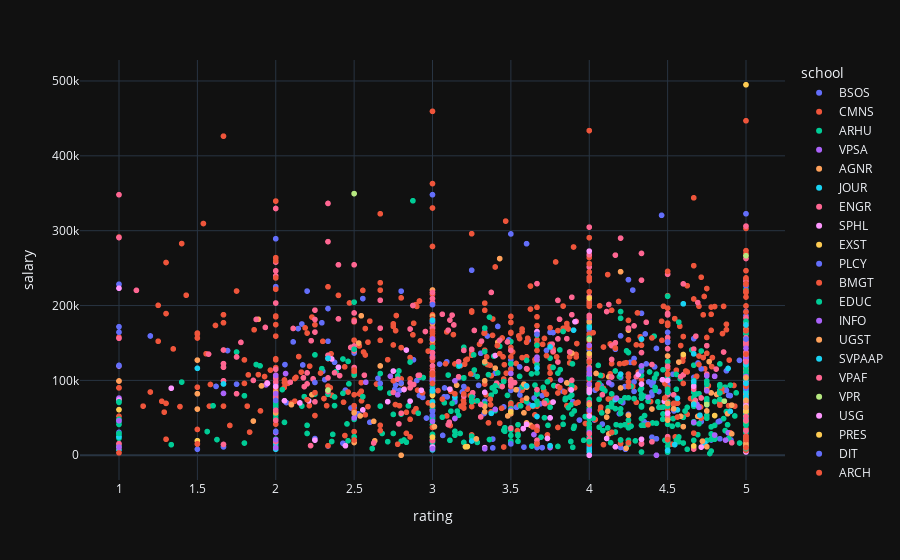

The code cell stored with this chart in its notebook:
### Code cell
# TODO: Fix lmao
merged_df.groupby("name", as_index=False).agg(
    {
        "school": "first",
        "salary": "first",
        "year": "first",
        "num_reviews": "sum",
        "rating": "mean",
        "name": "first"
    }
).plot(kind="scatter", x="rating", y="salary", color="school", hover_data=["name"])

### Figure 1 — Plotly figure (JSON) as saved in the notebook; plotly's stock layout.template omitted (floating-point values rounded to 4 significant figures; data arrays with more than 128 entries replaced by an {"elided": "..."} marker saying what was removed)
{"data": [{"customdata": {"elided": "233x1 str values"}, "hovertemplate": "school=BSOS<br>rating=%{x}<br>salary=%{y}<br>name=%{customdata[0]}<extra></extra>", "legendgroup": "BSOS", "marker": {"color": "#636efa", "symbol": "circle"}, "mode": "markers", "name": "BSOS", "showlegend": true, "type": "scattergl", "x": {"elided": "233 float values"}, "xaxis": "x", "y": {"elided": "233 float values"}, "yaxis": "y"}, {"customdata": {"elided": "422x1 str values"}, "hovertemplate": "school=CMNS<br>rating=%{x}<br>salary=%{y}<br>name=%{customdata[0]}<extra></extra>", "legendgroup": "CMNS", "marker": {"color": "#EF553B", "symbol": "circle"}, "mode": "markers", "name": "CMNS", "showlegend": true, "type": "scattergl", "x": {"elided": "422 float values"}, "xaxis": "x", "y": {"elided": "422 float values"}, "yaxis": "y"}, {"customdata": {"elided": "448x1 str values"}, "hovertemplate": "school=ARHU<br>rating=%{x}<br>salary=%{y}<br>name=%{customdata[0]}<extra></extra>", "legendgroup": "ARHU", "marker": {"color": "#00cc96", "symbol": "circle"}, "mode": "markers", "name": "ARHU", "showlegend": true, "type": "scattergl", "x": {"elided": "448 float values"}, "xaxis": "x", "y": {"elided": "448 float values"}, "yaxis": "y"}, {"customdata": [["Aaron Hood"], ["Allynn C Powell"], ["Benjamin Jose Beltran"], ["Brandon C. Dula"], ["Christopher Carter"], ["Christopher Watson"], ["Daniel Hilaire"], ["Danielle Pafe"], ["Danielle Walker"], ["Devon Jackson"], ["Donald Tyler"], ["Erica Ely"], ["James E. Bond"], ["Joann Prosser"], ["Jose C Aranda"], ["Kevin Kenneally"], ["Lorae V. Bonamy-Lohve"], ["Maria O. Rodriguez"], ["Marion Washington"], ["Mary Mires"], ["Patricia Volcy"], ["Penny Jacobs"], ["Roy Thomason"], ["William Watson"]], "hovertemplate": "school=VPSA<br>rating=%{x}<br>salary=%{y}<br>name=%{customdata[0]}<extra></extra>", "legendgroup": "VPSA", "marker": {"color": "#ab63fa", "symbol": "circle"}, "mode": "markers", "name": "VPSA", "showlegend": true, "type": "scattergl", "x": [5, 5, 5, 5, 2.5, 3.143, 4, 4.7, 3.5, 1, 5, 5, 1, 3, 3, 5, 4, 2, 3.647, 5, 3.667, 1.938, 5, 4.429], "xaxis": "x", "y": [52000, 108100.0, 55470.0, 86540.0, 49949, 49130.0, 30420.0, 63980.0, 60000, 46180.0, 71030.0, 81600, 76350.0, 80150.0, 45300.0, 56560, 60040.0, 30420.0, 27660.0, 63570.0, 36510.0, 94020.0, 110700.0, 10.77], "yaxis": "y"}, {"customdata": [["Abani K Pradhan"], ["Amro Hassanein"], ["Amy L. Fisher"], ["Andrea Rice"], ["Angela Black"], ["Anna Alberini"], ["Anthony C. Pagnotti"], ["Becky Epanchin-Niell"], ["Bhanu Telugu"], ["Bruce R. James"], ["Burkhard Schulz"], ["Candace Pritchard"], ["Caroline R. Boules"], ["Catherine Sorenson"], ["Chelsea G Mays-Williams"], ["Christopher D. Ellis"], ["Christopher S. Walsh"], ["David Gormong"], ["David R. Tilley"], ["Deni Ruggeri"], ["Dennis R. Nola"], ["Diana Cochran"], ["Diana N. Obanda"], ["Edward F Orlando"], ["Edward J. Priola"], ["Eni Baballari"], ["Eric M Dunning"], ["Erik Lichtenberg"], ["Gary D. Coleman"], ["Gregory Schnaar"], ["Hee-Jung Song"], ["Howard D. Leathers"], ["Iqbal Hamza"], ["Jack Sullivan"], ["James Archsmith"], ["James Barey"], ["James C. Hanson"], ["James MacDonald"], ["Jennifer Gunnulfsen"], ["Jennifer M. Mullinax"], ["Jianhua Zhu"], ["Jinhee Kim"], ["JoEllen M. Barnhart"], ["Joanna B. Goger"], ["Joon Lee"], ["Jorge G. Holzer Bilbao"], ["Joshua Linn"], ["Kartik Misra"], ["Kasey M Moyes"], ["Kate Tully"], ["Kelley Ann Oklesson"], ["Kelsey Brooks"], ["Kenneth B. Ingram"], ["Kenneth L. Leonard"], ["Lance T. Yonkos"], ["Lars J. Olson"], ["Lea R Johnson"], ["Lori A Sefton"], ["Lori Lynch"], ["Magdalene N. Ngeve"], ["Margaret Udahogora"], ["Mark J. Carroll"], ["Mary Zaki"], ["Megan McLean"], ["Michael S. Kearney"], ["Mitchell Adam Pavao-Zuckerman"], ["Monica VanKlompenberg"], ["Monica Whent"], ["Nadine R. Sahyoun"], ["Neslihan Uler"], ["Nina Latassa"], ["Nishanth E Sunny"], ["Patrick C. Kangas"], ["Paul Goeringer"], ["Paul Leisnham"], ["Qin Wang"], ["Raymond R. Weil"], ["Richard A. Kohn"], ["Robert G. Chambers"], ["Robert L. Buchanan"], ["Robert M Ballenger"], ["Robert R. Peters"], ["Shaik Rahaman"], ["Shirley Ann Micallef"], ["Snaebjorn Gunnsteinsson"], ["Stephanie A Yarwood"], ["Steven Jaffee"], ["Tom E. Porter"], ["William Ray Stricklin"], ["Zhengguo Xiao"]], "hovertemplate": "school=AGNR<br>rating=%{x}<br>salary=%{y}<br>name=%{customdata[0]}<extra></extra>", "legendgroup": "AGNR", "marker": {"color": "#FFA15A", "symbol": "circle"}, "mode": "markers", "name": "AGNR", "showlegend": true, "type": "scattergl", "x": [3.4, 3.25, 5, 3.6, 4.667, 1.889, 5, 4.25, 5, 4.765, 2, 5, 3.6, 3.625, 4.111, 3.857, 4.571, 2.538, 3, 5, 4.125, 2, 1, 4, 4.4, 2.5, 4.692, 3, 1, 4.125, 4.043, 3.583, 3.417, 3.6, 3.889, 4.6, 3.429, 5, 3.5, 3, 4.75, 3, 4.882, 4.812, 5, 5, 4, 2.632, 3.154, 5, 5, 4.118, 5, 2.529, 4.778, 2.545, 1.5, 3.48, 3, 3.583, 2.231, 3.5, 2.667, 2.625, 1.909, 5, 2.1, 3.333, 3.667, 4.5, 4.75, 2.8, 3, 5, 4.2, 3, 5, 4, 4.2, 3, 4.583, 3, 2, 3.333, 1.5, 5, 2.5, 3, 3.333, 4], "xaxis": "x", "y": [116400.0, 78520.0, 56580.0, 43260, 90980.0, 181600.0, 58680.0, 167100.0, 120300.0, 125000.0, 76380.0, 45900, 76140.0, 40060.0, 51000, 96710.0, 124500.0, 52520, 100900.0, 90000, 104900.0, 84370.0, 90090.0, 92610.0, 61790.0, 56661, 52020, 176600.0, 99250.0, 28560, 109300.0, 94980.0, 151100.0, 90950.0, 136500.0, 38240.0, 262700.0, 168300, 55550, 99060.0, 87200.0, 155000.0, 55470.0, 81260.0, 73440, 116700.0, 178100.0, 19280.0, 93654, 98020.0, 9180, 58740.0, 84010.0, 149900.0, 83300.0, 186300.0, 82150.0, 52520, 153600.0, 56661, 80880.0, 100900.0, 119300.0, 45320.0, 92700.0, 92510.0, 67560.0, 65260.0, 127500.0, 132600, 59190.0, 95720.0, 101900.0, 113400.0, 89880.0, 105200.0, 130800.0, 132100.0, 245190, 220757, 52020, 111600.0, 84160.0, 99480.0, 127100.0, 114500.0, 17000, 185700.0, 124900.0, 110700.0], "yaxis": "y"}, {"customdata": [["Abbie Bennett"], ["Alison Burns"], ["Anne Rose"], ["Barbara Barrett"], ["Bethany Swain"], ["Cassandra L. Clayton"], ["Chartese Burnett"], ["Christine D. Harvey"], ["Cindy Wright"], ["Constance J Ford"], ["Deborah J. Nelson"], ["Derek P Willis"], ["Diana L. Huffman"], ["Edward Alwood"], ["Gagan Nirula"], ["Ira H. Chinoy"], ["Janet M Terry"], ["Jerry Zremski"], ["Jon Soucy"], ["Joshua Davidsburg"], ["Kalyani Chadha"], ["Kevin Klose"], ["Krishnan Vasudevan"], ["Manny Fantis"], ["Mark Feldstein"], ["Mark Hyman"], ["Merrilee Cox"], ["Michael Mirny"], ["Renee Poussaint"], ["Robert Ruby"], ["Ronald A. Yaros"], ["Sandra A. Banisky"], ["Susan D. Moeller"], ["Timothy Jacobsen"], ["William Beecher"]], "hovertemplate": "school=JOUR<br>rating=%{x}<br>salary=%{y}<br>name=%{customdata[0]}<extra></extra>", "legendgroup": "JOUR", "marker": {"color": "#19d3f3", "symbol": "circle"}, "mode": "markers", "name": "JOUR", "showlegend": true, "type": "scattergl", "x": [5, 4.562, 3.667, 1, 3.143, 3.6, 4.5, 5, 1, 1.5, 3.667, 5, 4.167, 4.737, 5, 4.886, 2, 5, 3, 3, 5, 4.6, 5, 4, 3.9, 3, 4.545, 5, 2, 4, 4.2, 5, 3.172, 4.5, 3.25], "xaxis": "x", "y": [8242.0, 60600, 51780.0, 7079.0, 77430.0, 92630.0, 6623.0, 120000.0, 24670.0, 116200.0, 116600.0, 90900, 74400.0, 16160, 8242.0, 116000.0, 8080, 8080, 7221.0, 70700.0, 84030.0, 202300.0, 88000, 4536.0, 167100.0, 178500, 14160.0, 8000, 16160, 8324.0, 108400.0, 124700.0, 119900.0, 6623.0, 19050.0], "yaxis": "y"}, {"customdata": {"elided": "242x1 str values"}, "hovertemplate": "school=ENGR<br>rating=%{x}<br>salary=%{y}<br>name=%{customdata[0]}<extra></extra>", "legendgroup": "ENGR", "marker": {"color": "#FF6692", "symbol": "circle"}, "mode": "markers", "name": "ENGR", "showlegend": true, "type": "scattergl", "x": {"elided": "242 float values"}, "xaxis": "x", "y": {"elided": "242 float values"}, "yaxis": "y"}, {"customdata": [["Adam Beissel"], ["Allison Bayley"], ["Amelia Arria"], ["Amir Sapkota"], ["Amy A Morgan"], ["Andrea B Romeo"], ["Andrew Ginsberg"], ["Azieb W Kidanu"], ["Barbara Ann Curbow"], ["Ben F. Hurley"], ["Bradley O. Boekeloo"], ["Catherine Maybury"], ["Colleen M. Farmer"], ["Damion L Thomas"], ["Debra Bernat"], ["Dennis F. Vacante"], ["Dina Borzekowski"], ["Donna E Howard"], ["Edmond Shenassa"], ["Elise M Resnick"], ["Eric Boyle"], ["Ghaffar Ali Hurtado Choque"], ["Graciela Jaschek"], ["Jacqueline Wallen"], ["James M. Hagberg"], ["Jay D. Goldstein"], ["Jeffrey Beans"], ["Jennie A Phillips"], ["Jessica N. Fish"], ["Jie Chen"], ["Jo B. Zimmerman"], ["Joanne C. Klossner"], ["Kenneth H. Beck"], ["Kenneth W. Klotz"], ["Kerry M. Green"], ["Kerry W. Tripp"], ["Lauren Messina"], ["Lindsey Winter"], ["M Mokhtari"], ["M Sue Reynolds"], ["Manouchehr Mokhtari"], ["Marc A. Rogers"], ["Mariya Fox-Rabinovich"], ["Marvin W. Scott"], ["Mia A Smith-Bynum"], ["Michael Friedman"], ["Muhiuddin Haider"], ["Natalie Bea Slopen"], ["Patricia Lynn Fanflik"], ["Raul Cruz-Cano"], ["Robert S. Gold"], ["Robyn S. Zeiger"], ["Rodolphe J. Gentili"], ["Sacoby Wilson"], ["Sara L Bazaco"], ["Sarah Glancy"], ["Seppo E. Iso-Ahola"], ["Sharon E. Barrett"], ["Sharon M. Desmond"], ["Stephen Nkansah Amankra"], ["Stephen R. McDaniel"], ["Steven J. Prior"], ["Sylvette Antonia La Touche-Howard"], ["Tanner Kilpatrick"], ["Tim Kiemel"], ["Tracy Kennedy"], ["Xin He"], ["Zahra Saboori"]], "hovertemplate": "school=SPHL<br>rating=%{x}<br>salary=%{y}<br>name=%{customdata[0]}<extra></extra>", "legendgroup": "SPHL", "marker": {"color": "#FF97FF", "symbol": "circle"}, "mode": "markers", "name": "SPHL", "showlegend": true, "type": "scattergl", "x": [4.5, 3.75, 2.4, 2.357, 5, 4.667, 5, 4, 1, 1, 2.833, 4, 5, 3.769, 4, 5, 3.4, 3.885, 1.947, 4.333, 3.333, 4, 2, 2.857, 3.909, 2.556, 2.444, 3.6, 4.667, 3.667, 3.111, 5, 2.75, 5, 4, 3.733, 5, 5, 4.479, 5, 4.467, 2.056, 3, 2.154, 4.312, 2.25, 2.714, 4, 4.714, 3.333, 4, 4.111, 4.8, 1.333, 4.167, 5, 4.333, 3, 2.929, 1, 2.211, 4.5, 2.818, 5, 3.579, 4.5, 5, 3], "xaxis": "x", "y": [56260.0, 49880, 117606, 128600.0, 89760, 69320.0, 66300, 87020.0, 223100.0, 73820.0, 140500.0, 52470.0, 127800.0, 71100.0, 106400, 21930.0, 133200.0, 87210.0, 96070.0, 21330.0, 10200, 103600.0, 91800, 72330.0, 178400.0, 60600, 12730.0, 41280.0, 92240.0, 165200.0, 88340.0, 66759, 112500.0, 11810.0, 84120.0, 22440, 4392.0, 61850.0, 71980.0, 55470.0, 100900.0, 72840.0, 10300, 69880.0, 107900.0, 20200.0, 71560.0, 88179, 10880.0, 83990.0, 272700.0, 22440, 105486, 89570.0, 11276, 97900.0, 95070.0, 11000, 86860.0, 119180, 72690.0, 100100.0, 87810.0, 92960.0, 35620.0, 69360.0, 125800.0, 60600], "yaxis": "y"}, {"customdata": [["Alan Anderson"], ["Hilary L. Sazama"], ["Howard M Fribush"], ["Jamie L Fry"], ["Jamie Stednitz"], ["Lenaya Stewart"], ["Michael C Bazaco"], ["Prem Saggar"], ["Priscilla Joy Novak"], ["Sandra L. Saperstein"], ["Sandra May Fox-Moon"], ["Sherrie Lee Tennessee"]], "hovertemplate": "school=EXST<br>rating=%{x}<br>salary=%{y}<br>name=%{customdata[0]}<extra></extra>", "legendgroup": "EXST", "marker": {"color": "#FECB52", "symbol": "circle"}, "mode": "markers", "name": "EXST", "showlegend": true, "type": "scattergl", "x": [3.211, 5, 3.222, 5, 5, 3, 4.667, 3, 1.5, 4.75, 5, 1], "xaxis": "x", "y": [11220, 79340.0, 11560.0, 53500, 83720.0, 79980.0, 12400, 24240, 19360.0, 70230.0, 11560.0, 10200], "yaxis": "y"}, {"customdata": [["Alana C. Hackshaw"], ["Alec Worsnop"], ["Angela Bies"], ["Anne R. Kaiser"], ["Brian David A Mussington"], ["Chloe Schwenke"], ["Claire Dunning"], ["David A. Crocker"], ["Donald F. Kettl"], ["Ebonie Johnson Cooper"], ["Jennifer Nash Littlefield"], ["Joannie Tremblay-Boire"], ["Juan Pablo Martinez Guzman"], ["M Apolonia Calderon"], ["Mathew Feehan"], ["Megan Campbell"], ["Michael D. Busse"], ["Nathan E Hultman"], ["Nina P. Harris"], ["Phillip L. Swagel"], ["Rexanah P. Wyse Morrissette"], ["Sara Z Kutchesfahani"], ["Shanna\nHelena Pearson-Merkowitz"], ["Susannah L Washburn"], ["Thomas C. Hilde"], ["Toby Egan"]], "hovertemplate": "school=PLCY<br>rating=%{x}<br>salary=%{y}<br>name=%{customdata[0]}<extra></extra>", "legendgroup": "PLCY", "marker": {"color": "#636efa", "symbol": "circle"}, "mode": "markers", "name": "PLCY", "showlegend": true, "type": "scattergl", "x": [3.545, 5, 4.5, 3.667, 3, 5, 4.714, 3.556, 4, 1, 3.2, 2.333, 2, 2.667, 5, 5, 3, 2.111, 4.5, 5, 3.5, 2, 1, 4.875, 4.333, 4.694], "xaxis": "x", "y": [87567, 95940.0, 151300.0, 161600, 178500, 16810.0, 115400.0, 118000.0, 237100.0, 30600, 91800, 129500.0, 73200.0, 95980.0, 15300, 94830.0, 53560.0, 151400.0, 164200.0, 226200.0, 15150, 31990.0, 171700, 86700, 112600.0, 123200.0], "yaxis": "y"}, {"customdata": {"elided": "141x1 str values"}, "hovertemplate": "school=BMGT<br>rating=%{x}<br>salary=%{y}<br>name=%{customdata[0]}<extra></extra>", "legendgroup": "BMGT", "marker": {"color": "#EF553B", "symbol": "circle"}, "mode": "markers", "name": "BMGT", "showlegend": true, "type": "scattergl", "x": {"elided": "141 float values"}, "xaxis": "x", "y": {"elided": "141 float values"}, "yaxis": "y"}, {"customdata": [["Alberto F. Cabrera"], ["Alexa Romberg"], ["Allan L. Wigfield"], ["Amy D D'Agati"], ["Carolina Napp-Avelli"], ["Christina M. Edmonds"], ["Daniela Wagner-Loera"], ["David Weintrop"], ["Deanna R. Collins"], ["Denis F. Sullivan"], ["Dennis R. Herschbach"], ["Doug Lombardi"], ["Elisa L. Klein"], ["Elizabeth Anne Robertson-Tchabo"], ["Frances L. Kohl"], ["Francine Marchese"], ["Gregory R. Hancock"], ["Gulnoza Yakubova"], ["Heather A. Mehrtens"], ["Jaclyn Klueger Stief"], ["Jason C Chow"], ["Jeff MacSwan"], ["Jennie H. Lee-Kim"], ["Jessica Diaz McKechnie"], ["Jing Lin"], ["Joan Lieber"], ["Joseph L. McCaleb"], ["Leslie Page-Voth"], ["Lisa Eaker"], ["Marilena Draganescu"], ["Min Wang"], ["Natasha J. Cabrera"], ["Nathan A. Fox"], ["Patricia A. Alexander"], ["Peter E. Leone"], ["Renee L Garraway"], ["Robert F. Marcus"], ["Sandra Rose"], ["Stacey C. Williams"], ["Tori Page-Voth"], ["Wayne H Slater"], ["Yang Liu"], ["Yewon Lee"]], "hovertemplate": "school=EDUC<br>rating=%{x}<br>salary=%{y}<br>name=%{customdata[0]}<extra></extra>", "legendgroup": "EDUC", "marker": {"color": "#00cc96", "symbol": "circle"}, "mode": "markers", "name": "EDUC", "showlegend": true, "type": "scattergl", "x": [2.5, 1, 5, 5, 3.75, 4, 4.667, 5, 3, 4.833, 3.267, 5, 3.2, 3.846, 4.333, 5, 3.333, 5, 5, 5, 5, 3.333, 4.75, 5, 3.4, 5, 4.143, 5, 4.167, 5, 3.25, 4, 2.875, 4.571, 3.769, 3, 4.5, 4.769, 5, 4, 4.833, 5, 3.286], "xaxis": "x", "y": [141600.0, 71400, 179000.0, 103600.0, 64120.0, 18180, 44830.0, 86700, 8702.0, 83090.0, 113900.0, 118473, 103500.0, 74130.0, 118000.0, 9000, 169900.0, 75000, 46920, 9090, 108700.0, 138500.0, 72720, 78830.0, 92890.0, 113500.0, 82040.0, 101000.0, 62260.0, 44010.0, 77520.0, 156600.0, 340000.0, 177800.0, 117300.0, 63750, 84270.0, 2345, 54650.0, 103000.0, 92200.0, 80000, 72720], "yaxis": "y"}, {"customdata": [["Alex Leitch"], ["Amanda Lazar"], ["Andrea Wiggins"], ["Babak Fotouhi"], ["Bill Kules"], ["Bruce W. Dearstyne"], ["Caro Williams-Pierce"], ["Christopher Antoun"], ["David E Patrick"], ["Donal Heidenblad"], ["Elizabeth Marie Bonsignore"], ["Galina Madjaroff"], ["Ge Gao"], ["Hernisa Kacorri"], ["Jason R. Baron"], ["Jennifer Ann Golbeck"], ["Jess Feltner"], ["Jessica Vitak"], ["Joel Chan"], ["Joyce Garczynski"], ["Katie Shilton"], ["Katy Lawley"], ["LaRia Rogers"], ["Leonard Mayfield"], ["M R Sauter"], ["Naeemul Hassan"], ["P Kshetry"], ["Patrick Thornton"], ["Ping Wang"], ["Pratima Kshetry"], ["Ray Barker"], ["Renee F Hill"], ["Richard Marciano"], ["Ryan O'Grady"], ["Sarah Ann Gilbert"], ["Shawn Janzen"], ["Susan J Winter"], ["Timothy M. Richards"], ["Ursula Gorham-Oscilowski"], ["Vedat G. Diker"], ["Victoria Anne Van Hyning"], ["Vikas M Sahasrabudhe"], ["Wayne Lutters"], ["Yla Tausczik"]], "hovertemplate": "school=INFO<br>rating=%{x}<br>salary=%{y}<br>name=%{customdata[0]}<extra></extra>", "legendgroup": "INFO", "marker": {"color": "#ab63fa", "symbol": "circle"}, "mode": "markers", "name": "INFO", "showlegend": true, "type": "scattergl", "x": [2.778, 4, 3, 2.062, 3.143, 3.333, 5, 4.125, 2, 4.375, 4.688, 5, 2, 4.333, 5, 3.667, 4.667, 3.818, 2.731, 5, 5, 4.174, 3.75, 1, 4.8, 3.5, 4.5, 3, 3, 4.8, 2, 4.75, 3, 4.87, 3.4, 4.886, 2, 1.667, 4.75, 3.667, 4, 1, 4, 4], "xaxis": "x", "y": [80800, 114900.0, 98940, 109140, 99450, 8702.0, 105100.0, 96810.0, 20810.0, 77520, 67980.0, 96900, 106600.0, 119400.0, 142800, 131100.0, 43930.0, 100300.0, 105600.0, 10302, 129900.0, 76420.0, 10302, 11000, 105545, 109200.0, 20810.0, 8702.0, 101700.0, 26970.0, 10000, 106100.0, 155295, 20200, 61200, 30000, 82340.0, 82620, 86020.0, 127900.0, 108732, 10410.0, 146800.0, 95000], "yaxis": "y"}, {"customdata": [["Alexandra Harlig"], ["Alexandria Grant"], ["Ashley L Broomes"], ["Binod Paudyal"], ["Cassie Harrington"], ["Cathy W. Barks"], ["Colman J. McCarthy"], ["Devyn Sturdavant"], ["Dorith Grant-Wisdom"], ["Emily Francoise-Bove"], ["Gaby A. Hernandez"], ["Gregory Jay Shaffer"], ["Heidi Scott"], ["Iceney M Williams"], ["Ingrid I. Satelmajer"], ["Jeffrey Kodis"], ["Jesse Cordes Selbin"], ["John B. Carlson"], ["Lauren Cannady"], ["Leigha McReynolds"], ["Marchelle Renae Payne-Gassaway"], ["Margaret Elwell"], ["Melissa Carry"], ["Melissa Del Rios"], ["Owen Parkins"], ["Sara Schotland"], ["Stephan Blatti"], ["Terry K Park"], ["Tyson T. Slocum"], ["Veronica Zebadua-Yanez"], ["Vineeta Singh"], ["Yali Pan"], ["Yenti G. Sunarto"], ["Yeram Cheong"], ["Zhi Xiang Lin"]], "hovertemplate": "school=UGST<br>rating=%{x}<br>salary=%{y}<br>name=%{customdata[0]}<extra></extra>", "legendgroup": "UGST", "marker": {"color": "#FFA15A", "symbol": "circle"}, "mode": "markers", "name": "UGST", "showlegend": true, "type": "scattergl", "x": [4.5, 4.25, 5, 5, 5, 3.533, 4.722, 3, 3.012, 5, 3.333, 5, 4.909, 2, 4.235, 5, 5, 3.28, 4.5, 5, 1.5, 4.667, 1.857, 5, 5, 4.909, 5, 4.538, 4.75, 4, 5, 5, 5, 5, 5], "xaxis": "x", "y": [69320.0, 53530, 58630.0, 65650, 81310.0, 87460.0, 18860.0, 66650.0, 38190.0, 15000, 58038, 103600.0, 66963, 56570.0, 9380, 58650.0, 65650, 21830.0, 69320.0, 67630.0, 61660.0, 69320.0, 45680.0, 59560.0, 10000, 28611, 124900.0, 62000, 11390.0, 67630.0, 66963, 58630.0, 59390.0, 45900, 10100], "yaxis": "y"}, {"customdata": [["Alexandra L Jones"], ["Benjamin Janus"], ["Brian Leak"], ["Brooke Smith"], ["Catherine Spirito"], ["Chen-Yu Tsao"], ["David A. O'Brochta"], ["Edward Eisenstein"], ["Emina Herovic"], ["Erica Estrada-Liou"], ["Gregory F. Payne"], ["Halli S. Weiner"], ["James N. Culver"], ["Jennifer Pham"], ["Jessica K. O'Hara"], ["Jonathan Goodson"], ["Joseph Williams"], ["Kyungjin Yoo"], ["Mariah M. Bauer"], ["Melissa Thompson"], ["Michael D Colson"], ["Mira Azarm"], ["Mohammad Fazelpour"], ["Molly Jo Goodfellow"], ["Muge Karagoz"], ["Nevine M El-leithy"], ["Patrick J Killion"], ["Quira Zeidan"], ["Raymond H Tu"], ["Sharon E Colvin"], ["Shunyuan Xiao"], ["Thanicha Ruangmas"], ["Veronica Marin"], ["Yun Choi"]], "hovertemplate": "school=SVPAAP<br>rating=%{x}<br>salary=%{y}<br>name=%{customdata[0]}<extra></extra>", "legendgroup": "SVPAAP", "marker": {"color": "#19d3f3", "symbol": "circle"}, "mode": "markers", "name": "SVPAAP", "showlegend": true, "type": "scattergl", "x": [5, 4.706, 5, 5, 4.75, 3, 3.75, 4, 5, 5, 3, 5, 5, 5, 4.562, 5, 3.75, 3, 5, 2.333, 4.667, 5, 3.64, 5, 5, 4.9, 4.333, 5, 1.667, 5, 4.667, 4.667, 5, 3.375], "xaxis": "x", "y": [78860.0, 53550, 65770.0, 75370.0, 67440.0, 85940.0, 144700.0, 170800.0, 75000, 123200.0, 180300.0, 73730, 121300.0, 48001, 76000, 61360.0, 12830.0, 87500, 174000.0, 129540, 98640.0, 84220.0, 66300, 68850, 65260.0, 58650, 155300.0, 73000, 95250.0, 65650, 135400.0, 67960.0, 70800, 56000], "yaxis": "y"}, {"customdata": [["Alvin Mitchell"], ["Daniel Moser"], ["Jack T. Baker"], ["James M. Green"], ["Kathleen Booker"], ["Michael Ellis"], ["Nancy Sierra"], ["Nelson Riley"], ["Robert O. Ivey"]], "hovertemplate": "school=VPAF<br>rating=%{x}<br>salary=%{y}<br>name=%{customdata[0]}<extra></extra>", "legendgroup": "VPAF", "marker": {"color": "#FF6692", "symbol": "circle"}, "mode": "markers", "name": "VPAF", "showlegend": true, "type": "scattergl", "x": [5, 5, 4, 2.786, 2, 5, 1.667, 5, 3.5], "xaxis": "x", "y": [51820.0, 70590.0, 210300.0, 41890.0, 46660.0, 46630.0, 14460.0, 32967, 99740.0], "yaxis": "y"}, {"customdata": [["Aric Bills"], ["Dean Chang"], ["Rebecca Wagner"], ["Thomas J. Conners"], ["William C Regli"]], "hovertemplate": "school=VPR<br>rating=%{x}<br>salary=%{y}<br>name=%{customdata[0]}<extra></extra>", "legendgroup": "VPR", "marker": {"color": "#B6E880", "symbol": "circle"}, "mode": "markers", "name": "VPR", "showlegend": true, "type": "scattergl", "x": [4.862, 5, 4.75, 4, 2.5], "xaxis": "x", "y": [72260.0, 266500.0, 67760.0, 154900.0, 349500.0], "yaxis": "y"}, {"customdata": [["Arielle Singleton"], ["Daniel E Feinberg"], ["Jennifer Riehl"]], "hovertemplate": "school=USG<br>rating=%{x}<br>salary=%{y}<br>name=%{customdata[0]}<extra></extra>", "legendgroup": "USG", "marker": {"color": "#FF97FF", "symbol": "circle"}, "mode": "markers", "name": "USG", "showlegend": true, "type": "scattergl", "x": [4, 5, 5], "xaxis": "x", "y": [20, 65900.0, 60480.0], "yaxis": "y"}, {"customdata": [["Ashley Bair"], ["Benjamin D Hoffman"], ["Christopher Lester"], ["Joseph Richard Schoen"], ["Kevin Anderson"], ["Michael A Miller"], ["Rose DiPaula"], ["Tasha Harris"]], "hovertemplate": "school=PRES<br>rating=%{x}<br>salary=%{y}<br>name=%{customdata[0]}<extra></extra>", "legendgroup": "PRES", "marker": {"color": "#FECB52", "symbol": "circle"}, "mode": "markers", "name": "PRES", "showlegend": true, "type": "scattergl", "x": [4.6, 4.8, 4, 3.5, 5, 4, 5, 1], "xaxis": "x", "y": [134600.0, 53040.0, 135700.0, 58140, 495000.0, 210000, 59110.0, 60910.0], "yaxis": "y"}, {"customdata": [["Bertrand Sobesto"], ["Caitlin Flory"], ["Daniel B Rick"], ["Daniel Griffie"], ["Joseph Drasin"], ["Kevin T. Shivers"], ["Lauren Neimeyer"], ["Robert O. Williams"], ["Xi Yang"]], "hovertemplate": "school=DIT<br>rating=%{x}<br>salary=%{y}<br>name=%{customdata[0]}<extra></extra>", "legendgroup": "DIT", "marker": {"color": "#636efa", "symbol": "circle"}, "mode": "markers", "name": "DIT", "showlegend": true, "type": "scattergl", "x": [2.8, 3, 1, 5, 3, 5, 5, 2.25, 1], "xaxis": "x", "y": [96520.0, 58730.0, 119600.0, 93850.0, 201200.0, 155300.0, 89740.0, 97260.0, 164400.0], "yaxis": "y"}, {"customdata": [["Carl H. Bovill"], ["Chengri Ding"], ["Cynthia R Field"], ["David Falk"], ["Georgeanne N. Matthews"], ["Heidi Bulich"], ["Isabelle J. Gournay"], ["Kenneth P Filler"], ["Lester Escobal"], ["Lindsey M May"], ["Madlen Simon"], ["Marccus D Hendricks"], ["Marcus Ervin"], ["Margaret McFarland"], ["Matthew J. Bell"], ["Matthew L Geiss"], ["Michael P Binder"], ["Ming Hu"], ["Ronit Eisenbach"]], "hovertemplate": "school=ARCH<br>rating=%{x}<br>salary=%{y}<br>name=%{customdata[0]}<extra></extra>", "legendgroup": "ARCH", "marker": {"color": "#EF553B", "symbol": "circle"}, "mode": "markers", "name": "ARCH", "showlegend": true, "type": "scattergl", "x": [3, 5, 1.5, 5, 4.5, 5, 1.5, 4.25, 3.455, 3.8, 2.5, 3.143, 5, 2.5, 3, 2.778, 2.667, 3.2, 3.368], "xaxis": "x", "y": [107600.0, 135000.0, 14994, 10228, 21000, 92250, 90890.0, 16800, 11030.0, 37120.0, 113900.0, 82000, 21020.0, 20400, 95910.0, 14700, 40000, 82008, 74790.0], "yaxis": "y"}, {"customdata": [["Charles G. Field"], ["Robert H. Sprinkle"]], "hovertemplate": "school=PUAF<br>rating=%{x}<br>salary=%{y}<br>name=%{customdata[0]}<extra></extra>", "legendgroup": "PUAF", "marker": {"color": "#00cc96", "symbol": "circle"}, "mode": "markers", "name": "PUAF", "showlegend": true, "type": "scattergl", "x": [1, 2.667], "xaxis": "x", "y": [29200.0, 109100.0], "yaxis": "y"}, {"customdata": [["Charles Lin"]], "hovertemplate": "school=IT<br>rating=%{x}<br>salary=%{y}<br>name=%{customdata[0]}<extra></extra>", "legendgroup": "IT", "marker": {"color": "#ab63fa", "symbol": "circle"}, "mode": "markers", "name": "IT", "showlegend": true, "type": "scattergl", "x": [2.574], "xaxis": "x", "y": [97570.0], "yaxis": "y"}, {"customdata": [["Drew Barker"], ["Elizabeth Larson"], ["Matthew Smith"], ["Rachel Gammons"]], "hovertemplate": "school=LIBR<br>rating=%{x}<br>salary=%{y}<br>name=%{customdata[0]}<extra></extra>", "legendgroup": "LIBR", "marker": {"color": "#FFA15A", "symbol": "circle"}, "mode": "markers", "name": "LIBR", "showlegend": true, "type": "scattergl", "x": [5, 4.5, 2.8, 5], "xaxis": "x", "y": [64040.0, 46920, 14.58, 73287], "yaxis": "y"}, {"customdata": [["Fulvio Cativo"]], "hovertemplate": "school=VPUR<br>rating=%{x}<br>salary=%{y}<br>name=%{customdata[0]}<extra></extra>", "legendgroup": "VPUR", "marker": {"color": "#19d3f3", "symbol": "circle"}, "mode": "markers", "name": "VPUR", "showlegend": true, "type": "scattergl", "x": [5], "xaxis": "x", "y": [96040.0], "yaxis": "y"}, {"customdata": [["James Conner"], ["Karen A Petroff"], ["Steven K Wall"]], "hovertemplate": "school=VPA<br>rating=%{x}<br>salary=%{y}<br>name=%{customdata[0]}<extra></extra>", "legendgroup": "VPA", "marker": {"color": "#FF6692", "symbol": "circle"}, "mode": "markers", "name": "VPA", "showlegend": true, "type": "scattergl", "x": [3, 5, 2], "xaxis": "x", "y": [137100.0, 124900.0, 60070.0], "yaxis": "y"}, {"customdata": [["Linda C. Macri"]], "hovertemplate": "school=GRAD<br>rating=%{x}<br>salary=%{y}<br>name=%{customdata[0]}<extra></extra>", "legendgroup": "GRAD", "marker": {"color": "#B6E880", "symbol": "circle"}, "mode": "markers", "name": "GRAD", "showlegend": true, "type": "scattergl", "x": [2.333], "xaxis": "x", "y": [87150.0], "yaxis": "y"}], "layout": {"legend": {"title": {"text": "school"}, "tracegroupgap": 0}, "margin": {"t": 60}, "xaxis": {"anchor": "y", "domain": [0, 1], "title": {"text": "rating"}}, "yaxis": {"anchor": "x", "domain": [0, 1], "title": {"text": "salary"}}}}
